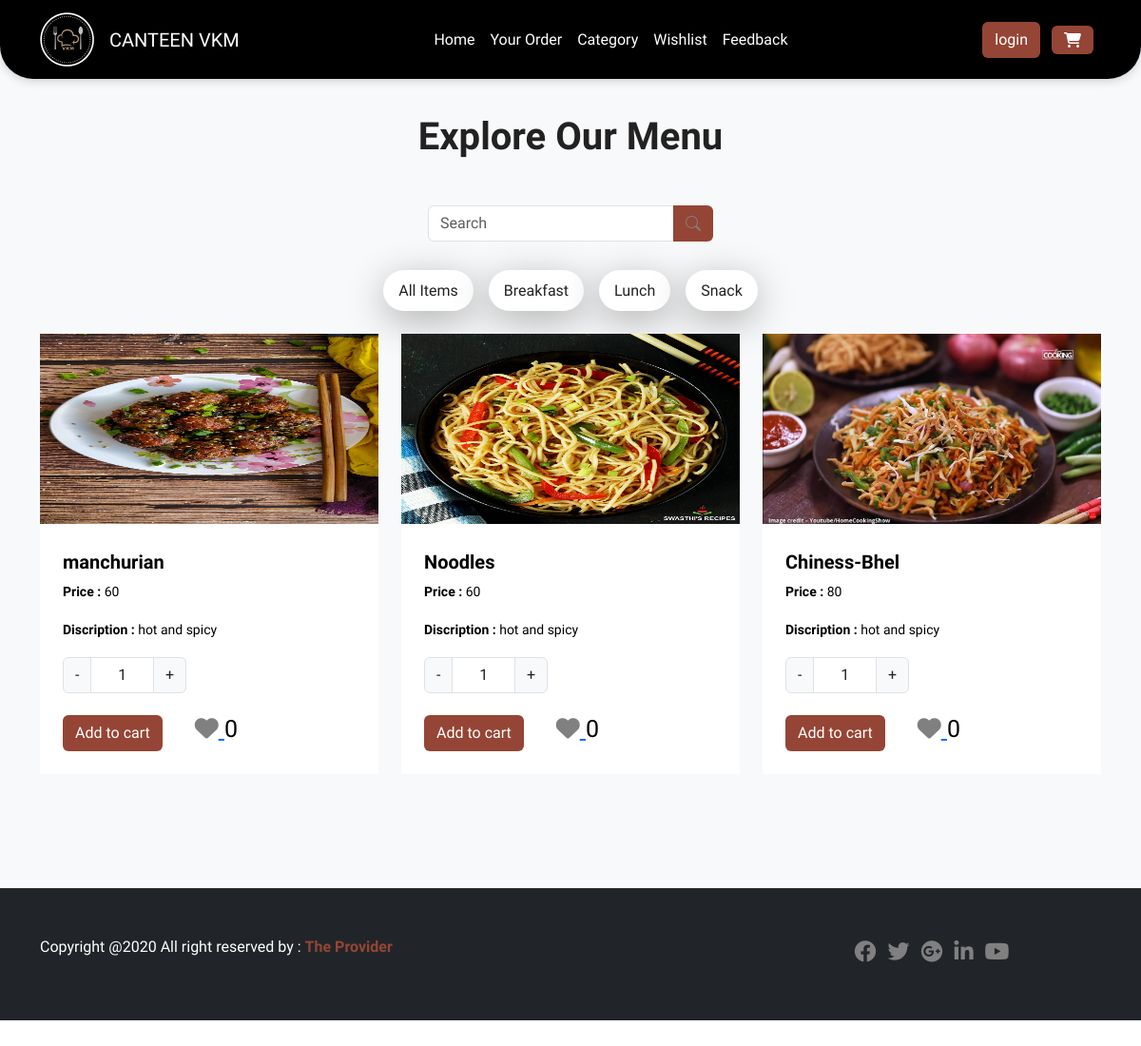
The app's page /menulist.php?id=4 with its own data.
### tables this page shows
CREATE TABLE `menutb` (
  `MenuId` int(11) NOT NULL,
  `FoodName` varchar(20) NOT NULL,
  `Price` int(11) NOT NULL,
  `Discription` varchar(40) NOT NULL,
  `Image` varchar(40) NOT NULL,
  `CategoryId` int(11) NOT NULL,
  `type` varchar(20) NOT NULL
);

### menulist.php (the view, shortened to what this page needs)
<?php
include "header.php";
$id = $_GET['id'];
$cid = $_SESSION['cid'];  ?>
<!DOCTYPE html>
<html lang="en">
<head>
    <link rel="stylesheet" href="assets/css/bootstrap.min.css">
    <link rel="stylesheet" href="style.css">
    <link rel="stylesheet" href="https://cdnjs.cloudflare.com/ajax/libs/font-awesome/6.4.0/css/all.min.css">
    <link rel="stylesheet" href="https://cdn.jsdelivr.net/npm/bootstrap-icons@1.10.4/font/bootstrap-icons.css">
    <link rel="stylesheet" href="https://cdnjs.cloudflare.com/ajax/libs/font-awesome/6.4.0/css/fontawesome.min.css">
</head>
<body>
    <section id="menu" class="bg-light">
        <div class="container">
            <div class="row">
                <div class="col-12 intro-text">
                    <h1>Explore Our Menu</h1>
                </div>
            </div>
        </div>
        <div>
            <form class="d-flex mx-auto" method="post" id="lets_search" action="menusearch.php" style="width:300px; height:20px; margin-right:80px">
                <div class="input-group mb-5">
                    <input type="text" name="search" id="str" class="form-control" placeholder="Search" aria-label="Recipient's username" aria-describedby="button-addon2">
                    <button class="btn" name="searchbtn" type="submit" id="button-addon2" value="<?php echo $id ?>"><i class="bi bi-search"></i></button>
                </div>
            </form>
        </div>
        <div class="container mt-5">
            <ul class="nav nav-pills mb-4 justify-content-center" id="pills-tab" role="tablist">
                <li class="nav-item" role="presentation">
                    <button class="nav-link" id="pills-all-tab" data-bs-toggle="pill" data-bs-target="#pills-all" type="button" role="tab" aria-controls="pills-all" aria-selected="true">All Items</button>
                </li>
                <li class="nav-item" role="presentation">
                    <button class="nav-link" id="pills-breakfast-tab" data-bs-toggle="pill" data-bs-target="#pills-breakfast" type="button" role="tab" aria-controls="pills-breakfast" aria-selected="true">Breakfast</button>
                </li>
                <li class="nav-item" role="presentation">
                    <button class="nav-link" id="pills-lunch-tab" data-bs-toggle="pill" data-bs-target="#pills-lunch" type="button" role="tab" aria-controls="pills-lunch" aria-selected="true">Lunch</button>
                </li>
                <li class="nav-item" role="presentation">
                    <button class="nav-link" id="pills-snack-tab" data-bs-toggle="pill" data-bs-target="#pills-snack" type="button" role="tab" aria-controls="pills-snack" aria-selected="true">Snack</button>
                </li>
            </ul>
            <div class="tab-content" id="pills-tabContent">
                <div class="tab-pane fade show active" id="pills-all" role="tabpanel" aria-labelledby="pills-all-tab" tabindex="0">
                    <div class="row gy-4">
                        <?php
                        include 'conn.php';
                        $data = "select * from menutb where CategoryId='$id'";
                        $res = mysqli_query($con, $data);
                        while ($row = mysqli_fetch_assoc($res)) {
                        ?>
                            <div class="col-lg-4 col-sm-6">
                                <div class="menu-item bg-white shadow-on-hover product_data">
                                    <?php $mid =$row['MenuId'];?>
                                    <img src="admin/<?php echo $row['Image']; ?>" alt="" height="200px" width="100%">
                                    <div class="menu-item-content p-4">
                                        <h5 class="mt-1 mb-2"><a href="#" style="text-decoration: none;color:black"><b> <?php echo $row['FoodName'] ?></b></a></h5>
                                        <p class="small"><b>Price : </b><?php echo $row['Price'] ?></p>
                                        <p class="small"><b>Discription :</b> <?php echo $row['Discription'] ?>
                                        <div class="addcart">
                                            <div class="qty col-md-4 my-3">
                                                <div class="input-group mb-3" style="width:130px;">
                                                    <button class="input-group-text decrement-btn">-</button>
                                                    <input type="text" class="form-control text-center input-qty bg-white" value="1" disabled>
                                                    <button class="input-group-text increment-btn">+</button>
                                                </div>
                                            </div>
                                            <button type="button" class="btn addtocart" value="<?php echo $row['MenuId'] ?>">Add to cart</button>
                                             <?php
                                             $sql ="select * from wishlist where CustomerId= '$cid' and MenuId='$mid'";
                                             $sql_run =mysqli_query($con,$sql);
                                             if(mysqli_num_rows($sql_run) == 1)
                                             {
                                                $flag = 1;
                                                if($flag == 1)
                                                {
                                                echo  '<button class="btn1 mx-4" style="border:none; text-decoration:none;background-color:white" value="'. $row['MenuId'] .'">
                                                     <a href="wishlist.php?mid='.$row['MenuId'].'" class="like heart" style="font-size:25px">
                                                         <i class="fa fa-heart"></i>
                                                     </a>
                                                 ';
                                                  $sql_count = "SELECT COUNT(*) as count FROM `wishlist` where MenuId='$mid'";
                                                  $sql_count_run =mysqli_query($con,$sql_count);
                                                  if(mysqli_num_rows($sql_count_run) >0){
                                                    $rowsql = mysqli_fetch_assoc($sql_count_run);
                                                  $countrow =$rowsql['count'];
                                                  echo '<a style="font-size:25px;text-decoration:none;">'.$countrow.'</a> </button>';
                                                  }
                                                }
                                             }else{
                                                echo  '<button class="btn1 mx-4" style="border:none; text-decoration:none;background-color:white" value="'. $row['MenuId'] .'">
                                                <a href="wishlist.php?mid='.$row['MenuId'].'" class="like" style="font-size:25px">
                                                    <i class="fa fa-heart"></i>
                                                </a>
                                            ';
                                            $sql_count1 = "SELECT COUNT(*) as count FROM `wishlist` where MenuId='$mid'";
                                                  $sql_count_run1 =mysqli_query($con,$sql_count1);
                                                  if(mysqli_num_rows($sql_count_run1) >0){
                                                    $rowsql1 = mysqli_fetch_assoc($sql_count_run1);
                                                  $countrow =$rowsql1['count'];
                                                  echo '<a style="font-size:25px;text-decoration:none;">'.$countrow.'</a> </button>';
                                                  }
                                             }
                                             ?>
                                        </div>
                                    </div>
                                </div>
                            </div>
                       <?php }?>
                    </div>
                </div>
            </div>
        </div>
    </section>
    <?php include "footer.php" ?>
</body>
</html>

### style.css (style rules this page uses)
body { font-family: "Spline Sans", sans-serif; height: 3000px; overflow-x: hidden; line-height: 1.7; color: black; }
h1,h2,h3,h4,h5,h6 { font-weight: 600; color: #222; }
.nav-link { color: white; text-decoration: none; transition: all 0.4s; }
i { color: gray; }
section { padding-top: 120px; padding-bottom: 120px; }
.shadow-on-hover { transition: all 0.3s; }
.intro-text { margin-bottom: 40px; text-align: center; }
#menu .nav-pills .nav-link { background-color: #fff; margin-left: 8px; margin-right: 8px; color: #222; border-radius: 100px; box-shadow: 0 10px 40px rgba(0, 0, 0, 0.3); }
.btn { background-color: #954535 !important; color: #ffffff; }
.container i { color: gray; }

### records on screen
menutb: Image (picture), FoodName "manchurian", Price "60", Discription "hot and spicy", $row['MenuId'] 8 (drawn), countrow "0"
menutb: Image (picture), FoodName "Noodles", Price "60", Discription "hot and spicy", $row['MenuId'] 19 (drawn), countrow "0"
menutb: Image (picture), FoodName "Chiness-Bhel", Price "80", Discription "hot and spicy", $row['MenuId'] 20 (drawn), countrow "0"
